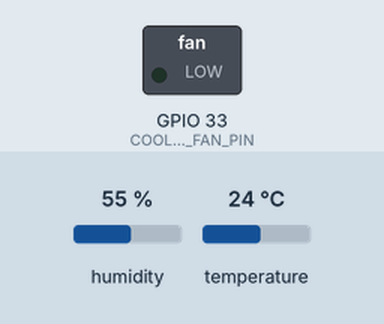
This sketch was run on a simulated ESP32. Parts: switched loads named in the sketch (green lamp = pin HIGH). The inputs (shaded band) are chosen by the test bench; at power-on: humidity 55 %, temperature 24 °C. What the sketch prints to the serial monitor is not drawn.

Above: at 2.8 s.
2.9 s: humidity set to 58 %
5.6 s: humidity set to 61 %
At 6.9 s:
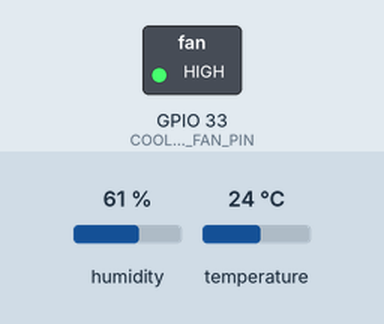
Timing chart, 0 to 8.6 s (numbered marks = the images above; inputs shaded):
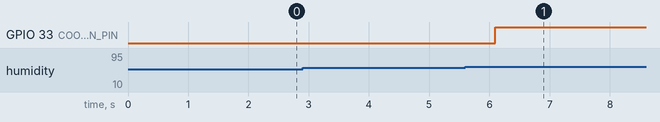

Measured:
- the behaviour switches between 59 and 60 % on humidity (found by bisection; images 0 and 1)
- after the input at 2.9 s, every drawn part: stays the same
- after the input at 5.6 s, GPIO 33 (COOLING_FAN_PIN): LOW → HIGH after 0.50 s

The sketch:

temp_test.ino
```cpp
#include <Arduino.h>
#include "DHT.h"

// ===== 습도 설정 =====
#define WET 60          // 팬 작동 습도
#define DRY_HUMID 40    // 팬 정지 습도

// ===== 핀 설정 =====
#define COOLING_FAN_PIN 33
#define TEMP_PIN 22
#define DHTTYPE DHT11

DHT dht(TEMP_PIN, DHTTYPE);

int airTemp = 0;
int airMoist = 0;

void fan() {
  if (digitalRead(COOLING_FAN_PIN) == LOW) { // 팬이 꺼져있을 때
    if (airMoist >= WET) { // 60% 이상일 때
      digitalWrite(COOLING_FAN_PIN, HIGH);
      Serial.println("🌀 팬 작동 시작 (습도 높음)");
    }
  }
  else { // 팬이 켜져있을 때
    if (airMoist < DRY_HUMID) { // 40% 미만일 때
      digitalWrite(COOLING_FAN_PIN, LOW);
      Serial.println("⏸️ 팬 정지 (습도 낮음)");
    }
  }
}

void setup() {
  Serial.begin(115200);
  dht.begin();

  pinMode(COOLING_FAN_PIN, OUTPUT);
  digitalWrite(COOLING_FAN_PIN, LOW); // 초기 팬 OFF

  Serial.println("===== 습도 제어 팬 테스트 시작 =====");
  Serial.printf("작동 습도: %d%% 이상\n", WET);
  Serial.printf("정지 습도: %d%% 미만\n", DRY_HUMID);
}

void loop() {
  // DHT11 온습도 읽기
  float h = dht.readHumidity();
  float t = dht.readTemperature();

  if (!isnan(h) && !isnan(t)) {
    airTemp = (int)t;
    airMoist = (int)h;

    Serial.print("💧 습도: ");
    Serial.print(airMoist);
    Serial.print(" %, 온도: ");
    Serial.print(airTemp);
    Serial.print(" °C, 팬 상태: ");
    Serial.println(digitalRead(COOLING_FAN_PIN) ? "ON" : "OFF");
  }
  else {
    Serial.println("❌ DHT11 READ ERROR");
  }

  // 팬 제어
  fan();

  delay(2000); // 2초마다 체크
}
```
